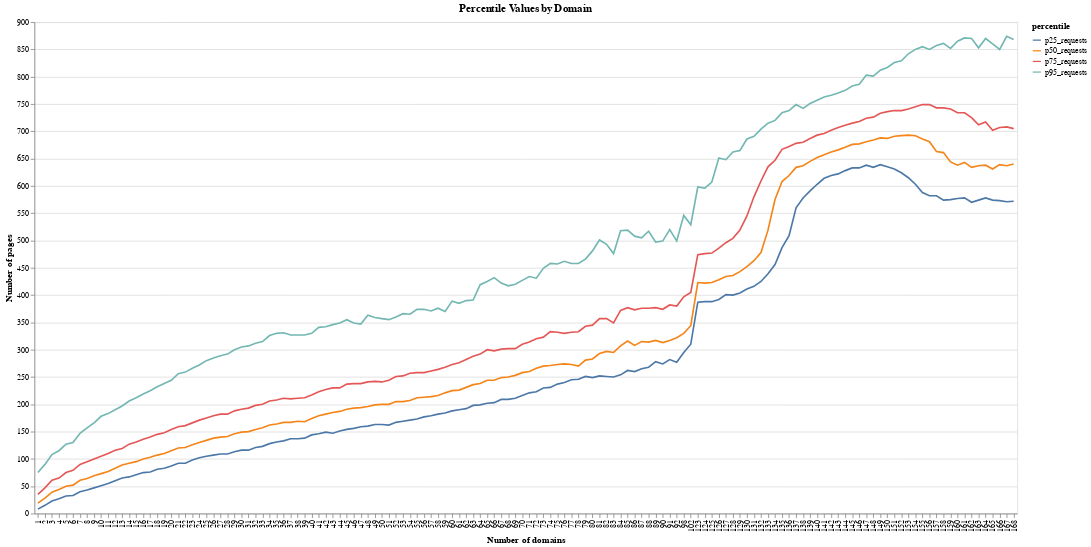

Notebook code cell kept with this figure:
### Code cell
melted_df = df_domains.melt(id_vars='number_domains', value_vars=['p25_requests', 'p50_requests', 'p75_requests', 'p95_requests'], var_name='percentile', value_name='number_of_pages')

chart = altair.Chart(melted_df).mark_line().encode(
    x=altair.X('number_domains:O', title='Number of domains'),
    y=altair.Y('number_of_pages:Q', title='Number of pages'),
    color='percentile:N',
    tooltip=['percentile', 'number_domains', 'number_of_pages']
).properties(
    title='Percentile Values by Domain',
    width=1200,
    height=600
)
chart

### Figure 1 — Vega-Lite specification as saved in the notebook (floating-point values rounded to 4 significant figures; data arrays with more than 128 entries replaced by an {"elided": "..."} marker saying what was removed)
{"config": {"view": {"continuousWidth": 400, "continuousHeight": 300}}, "data": {"name": "data-147e796441a47003ddb189d1e43d5657"}, "mark": "line", "encoding": {"color": {"field": "percentile", "type": "nominal"}, "tooltip": [{"field": "percentile", "type": "nominal"}, {"field": "number_domains", "type": "quantitative"}, {"field": "number_of_pages", "type": "quantitative"}], "x": {"field": "number_domains", "title": "Number of domains", "type": "ordinal"}, "y": {"field": "number_of_pages", "title": "Number of pages", "type": "quantitative"}}, "height": 600, "title": "Percentile Values by Domain", "width": 1200, "$schema": "https://vega.github.io/schema/vega-lite/v4.17.0.json", "datasets": {"data-147e796441a47003ddb189d1e43d5657": {"elided": "560 records"}}}
